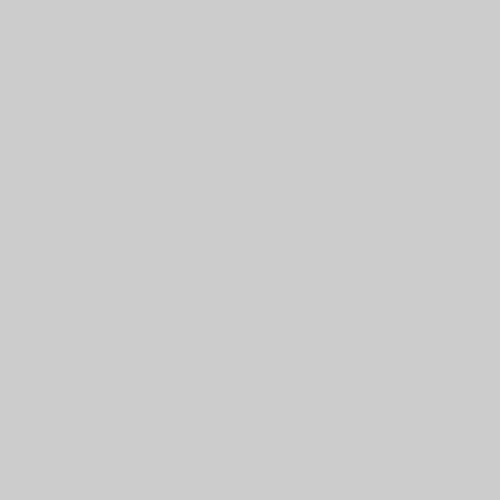
Frame 1 (no input)
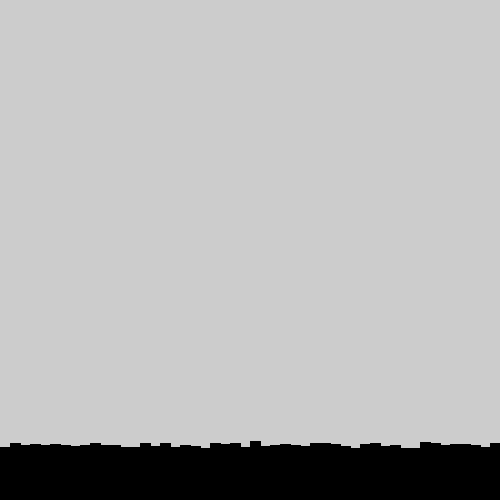
Frame 60 (the mouse pressed at the canvas centre just before this capture)
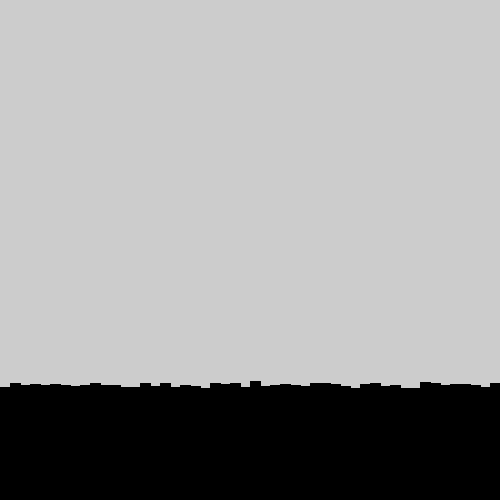
Frame 120 (the mouse held since frame 60 and released just before this capture)

The Processing sketch that drew these frames (run headless with seeded random() and noise(); from frame 60 on, the mouse is pressed at the canvas centre):

// Processing sketch: Aurora
// ── Aurora.pde
int f,y=500;

void setup(){
  size(500, 500);
  noFill();
}

void draw(){
  for(int o=0; o<500; o+=100){
   for(int x=0; x<500; x+=10){
      rect(x, y+noise(x)*10+o, 10, 10);
    }
  }
  
  y--;
  
  if(y<-20){
    y+=100;
    stroke(random(255), random(255), random(255));
  }
}
